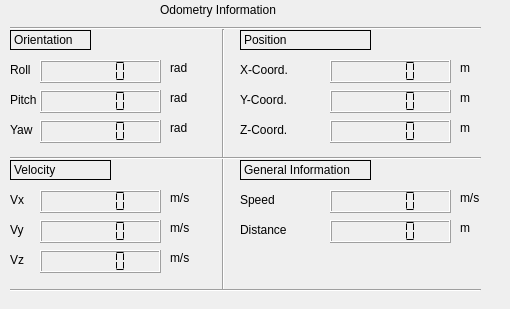
    <widget class="QWidget" name="tab_2">
     <attribute name="title">
      <string>Tab 2</string>
     </attribute>
     <widget class="QLabel" name="label_59">
      <property name="geometry">
       <rect>
        <x>10</x>
        <y>190</y>
        <width>21</width>
        <height>20</height>
       </rect>
      </property>
      <property name="text">
       <string>Vx</string>
      </property>
     </widget>
     <widget class="QLabel" name="label_60">
      <property name="geometry">
       <rect>
        <x>10</x>
        <y>160</y>
        <width>101</width>
        <height>20</height>
       </rect>
      </property>
      <property name="frameShape">
       <enum>QFrame::Box</enum>
      </property>
      <property name="midLineWidth">
       <number>0</number>
      </property>
      <property name="text">
       <string>Velocity</string>
      </property>
     </widget>
     <widget class="QLabel" name="label_61">
      <property name="geometry">
       <rect>
        <x>10</x>
        <y>120</y>
        <width>31</width>
        <height>20</height>
       </rect>
      </property>
      <property name="text">
       <string>Yaw</string>
      </property>
     </widget>
     <widget class="Line" name="line_11">
      <property name="geometry">
       <rect>
        <x>213</x>
        <y>29</y>
        <width>20</width>
        <height>261</height>
       </rect>
      </property>
      <property name="orientation">
       <enum>Qt::Vertical</enum>
      </property>
     </widget>
     <widget class="QLabel" name="label_62">
      <property name="geometry">
       <rect>
        <x>160</x>
        <y>0</y>
        <width>141</width>
        <height>20</height>
       </rect>
      </property>
      <property name="text">
       <string>Odometry Information</string>
      </property>
     </widget>
     <widget class="Line" name="line_13">
      <property name="geometry">
       <rect>
        <x>220</x>
        <y>20</y>
        <width>261</width>
        <height>16</height>
       </rect>
      </property>
      <property name="orientation">
       <enum>Qt::Horizontal</enum>
      </property>
     </widget>
     <widget class="QLabel" name="label_64">
      <property name="geometry">
       <rect>
        <x>460</x>
        <y>60</y>
        <width>41</width>
        <height>16</height>
       </rect>
      </property>
      <property name="text">
       <string>m</string>
      </property>
     </widget>
     <widget class="Line" name="line_14">
      <property name="geometry">
       <rect>
        <x>220</x>
        <y>150</y>
        <width>261</width>
        <height>16</height>
       </rect>
      </property>
      <property name="orientation">
       <enum>Qt::Horizontal</enum>
      </property>
     </widget>
     <widget class="QLCDNumber" name="odom_distance">
      <property name="geometry">
       <rect>
        <x>330</x>
        <y>220</y>
        <width>121</width>
        <height>23</height>
       </rect>
      </property>
      <property name="font">
       <font>
        <weight>75</weight>
        <bold>true</bold>
        <strikeout>false</strikeout>
        <kerning>true</kerning>
       </font>
      </property>
      <property name="segmentStyle">
       <enum>QLCDNumber::Flat</enum>
      </property>
     </widget>
     <widget class="Line" name="line_15">
      <property name="geometry">
       <rect>
        <x>10</x>
        <y>18</y>
        <width>211</width>
        <height>20</height>
       </rect>
      </property>
      <property name="orientation">
       <enum>Qt::Horizontal</enum>
      </property>
     </widget>
     <widget class="QLCDNumber" name="odom_sped">
      <property name="geometry">
       <rect>
        <x>330</x>
        <y>190</y>
        <width>121</width>
        <height>23</height>
       </rect>
      </property>
      <property name="font">
       <font>
        <weight>75</weight>
        <bold>true</bold>
        <strikeout>false</strikeout>
        <kerning>true</kerning>
       </font>
      </property>
      <property name="segmentStyle">
       <enum>QLCDNumber::Flat</enum>
      </property>
     </widget>
     <widget class="QLabel" name="label_67">
      <property name="geometry">
       <rect>
        <x>170</x>
        <y>190</y>
        <width>41</width>
        <height>16</height>
       </rect>
      </property>
      <property name="text">
       <string>m/s</string>
      </property>
     </widget>
     <widget class="QLabel" name="label_68">
      <property name="geometry">
       <rect>
        <x>240</x>
        <y>120</y>
        <width>81</width>
        <height>20</height>
       </rect>
      </property>
      <property name="text">
       <string>Z-Coord.</string>
      </property>
     </widget>
     <widget class="QLabel" name="label_70">
      <property name="geometry">
       <rect>
        <x>10</x>
        <y>220</y>
        <width>21</width>
        <height>20</height>
       </rect>
      </property>
      <property name="text">
       <string>Vy</string>
      </property>
     </widget>
     <widget class="QLCDNumber" name="odom_vx">
      <property name="geometry">
       <rect>
        <x>40</x>
        <y>190</y>
        <width>121</width>
        <height>23</height>
       </rect>
      </property>
      <property name="font">
       <font>
        <weight>75</weight>
        <bold>true</bold>
        <strikeout>false</strikeout>
        <kerning>true</kerning>
       </font>
      </property>
      <property name="segmentStyle">
       <enum>QLCDNumber::Flat</enum>
      </property>
     </widget>
     <widget class="QLCDNumber" name="odom_yaw">
      <property name="geometry">
       <rect>
        <x>40</x>
        <y>120</y>
        <width>121</width>
        <height>23</height>
       </rect>
      </property>
      <property name="font">
       <font>
        <weight>75</weight>
        <bold>true</bold>
        <strikeout>false</strikeout>
        <kerning>true</kerning>
       </font>
      </property>
      <property name="segmentStyle">
       <enum>QLCDNumber::Flat</enum>
      </property>
     </widget>
     <widget class="QLCDNumber" name="odom_z">
      <property name="geometry">
       <rect>
        <x>330</x>
        <y>120</y>
        <width>121</width>
        <height>23</height>
       </rect>
      </property>
      <property name="font">
       <font>
        <weight>75</weight>
        <bold>true</bold>
        <strikeout>false</strikeout>
        <kerning>true</kerning>
       </font>
      </property>
      <property name="segmentStyle">
       <enum>QLCDNumber::Flat</enum>
      </property>
     </widget>
     <widget class="Line" name="line_17">
      <property name="geometry">
       <rect>
        <x>10</x>
        <y>148</y>
        <width>211</width>
        <height>20</height>
       </rect>
      </property>
      <property name="orientation">
       <enum>Qt::Horizontal</enum>
      </property>
     </widget>
     <widget class="QLabel" name="label_76">
      <property name="geometry">
       <rect>
        <x>170</x>
        <y>60</y>
        <width>41</width>
        <height>16</height>
       </rect>
      </property>
      <property name="text">
       <string>rad</string>
      </property>
     </widget>
     <widget class="QLCDNumber" name="odom_roll">
      <property name="geometry">
       <rect>
        <x>40</x>
        <y>60</y>
        <width>121</width>
        <height>23</height>
       </rect>
      </property>
      <property name="font">
       <font>
        <weight>75</weight>
        <bold>true</bold>
        <strikeout>false</strikeout>
        <kerning>true</kerning>
       </font>
      </property>
      <property name="segmentStyle">
       <enum>QLCDNumber::Flat</enum>
      </property>
     </widget>
     <widget class="QLabel" name="label_78">
      <property name="geometry">
       <rect>
        <x>240</x>
        <y>190</y>
        <width>91</width>
        <height>20</height>
       </rect>
      </property>
      <property name="text">
       <string>Speed</string>
      </property>
     </widget>
     <widget class="QLabel" name="label_80">
      <property name="geometry">
       <rect>
        <x>240</x>
        <y>160</y>
        <width>131</width>
        <height>20</height>
       </rect>
      </property>
      <property name="frameShape">
       <enum>QFrame::Box</enum>
      </property>
      <property name="midLineWidth">
       <number>0</number>
      </property>
      <property name="text">
       <string>General Information</string>
      </property>
     </widget>
     <widget class="QLabel" name="label_81">
      <property name="geometry">
       <rect>
        <x>460</x>
        <y>220</y>
        <width>16</width>
        <height>16</height>
       </rect>
      </property>
      <property name="text">
       <string>m</string>
      </property>
     </widget>
     <widget class="QLabel" name="label_82">
      <property name="geometry">
       <rect>
        <x>10</x>
        <y>60</y>
        <width>31</width>
        <height>20</height>
       </rect>
      </property>
      <property name="text">
       <string>Roll</string>
      </property>
     </widget>
     <widget class="QLabel" name="label_83">
      <property name="geometry">
       <rect>
        <x>240</x>
        <y>90</y>
        <width>81</width>
        <height>20</height>
       </rect>
      </property>
      <property name="text">
       <string>Y-Coord.</string>
      </property>
     </widget>
     <widget class="QLabel" name="label_84">
      <property name="geometry">
       <rect>
        <x>10</x>
        <y>30</y>
        <width>81</width>
        <height>20</height>
       </rect>
      </property>
      <property name="frameShape">
       <enum>QFrame::Box</enum>
      </property>
      <property name="midLineWidth">
       <number>0</number>
      </property>
      <property name="text">
       <string>Orientation</string>
      </property>
     </widget>
     <widget class="QLCDNumber" name="odom_pitch">
      <property name="geometry">
       <rect>
        <x>40</x>
        <y>90</y>
        <width>121</width>
        <height>23</height>
       </rect>
      </property>
      <property name="font">
       <font>
        <weight>75</weight>
        <bold>true</bold>
        <strikeout>false</strikeout>
        <kerning>true</kerning>
       </font>
      </property>
      <property name="segmentStyle">
       <enum>QLCDNumber::Flat</enum>
      </property>
     </widget>
     <widget class="QLabel" name="label_86">
      <property name="geometry">
       <rect>
        <x>240</x>
        <y>30</y>
        <width>131</width>
        <height>20</height>
       </rect>
      </property>
      <property name="frameShape">
       <enum>QFrame::Box</enum>
      </property>
      <property name="midLineWidth">
       <number>0</number>
      </property>
      <property name="text">
       <string>Position</string>
      </property>
     </widget>
     <widget class="QLCDNumber" name="odom_vy">
      <property name="geometry">
       <rect>
        <x>40</x>
        <y>220</y>
        <width>121</width>
        <height>23</height>
       </rect>
      </property>
      <property name="font">
       <font>
        <weight>75</weight>
        <bold>true</bold>
        <strikeout>false</strikeout>
        <kerning>true</kerning>
       </font>
      </property>
      <property name="segmentStyle">
       <enum>QLCDNumber::Flat</enum>
      </property>
     </widget>
     <widget class="QLCDNumber" name="odom_vz">
      <property name="geometry">
       <rect>
        <x>40</x>
        <y>250</y>
        <width>121</width>
        <height>23</height>
       </rect>
      </property>
      <property name="font">
       <font>
        <weight>75</weight>
        <bold>true</bold>
        <strikeout>false</strikeout>
        <kerning>true</kerning>
       </font>
      </property>
      <property name="segmentStyle">
       <enum>QLCDNumber::Flat</enum>
      </property>
     </widget>
     <widget class="QLabel" name="label_88">
      <property name="geometry">
       <rect>
        <x>170</x>
        <y>120</y>
        <width>41</width>
        <height>16</height>
       </rect>
      </property>
      <property name="text">
       <string>rad</string>
      </property>
     </widget>
     <widget class="QLabel" name="label_89">
      <property name="geometry">
       <rect>
        <x>460</x>
        <y>190</y>
        <width>21</width>
        <height>16</height>
       </rect>
      </property>
      <property name="text">
       <string>m/s</string>
      </property>
     </widget>
     <widget class="QLabel" name="label_90">
      <property name="geometry">
       <rect>
        <x>170</x>
        <y>90</y>
        <width>41</width>
        <height>16</height>
       </rect>
      </property>
      <property name="text">
       <string>rad</string>
      </property>
     </widget>
     <widget class="QLabel" name="label_91">
      <property name="geometry">
       <rect>
        <x>10</x>
        <y>90</y>
        <width>31</width>
        <height>20</height>
       </rect>
      </property>
      <property name="text">
       <string>Pitch</string>
      </property>
     </widget>
     <widget class="QLabel" name="label_93">
      <property name="geometry">
       <rect>
        <x>170</x>
        <y>250</y>
        <width>41</width>
        <height>16</height>
       </rect>
      </property>
      <property name="text">
       <string>m/s</string>
      </property>
     </widget>
     <widget class="QLabel" name="label_94">
      <property name="geometry">
       <rect>
        <x>170</x>
        <y>220</y>
        <width>41</width>
        <height>16</height>
       </rect>
      </property>
      <property name="text">
       <string>m/s</string>
      </property>
     </widget>
     <widget class="QLCDNumber" name="odom_y">
      <property name="geometry">
       <rect>
        <x>330</x>
        <y>90</y>
        <width>121</width>
        <height>23</height>
       </rect>
      </property>
      <property name="font">
       <font>
        <weight>75</weight>
        <bold>true</bold>
        <strikeout>false</strikeout>
        <kerning>true</kerning>
       </font>
      </property>
      <property name="segmentStyle">
       <enum>QLCDNumber::Flat</enum>
      </property>
     </widget>
     <widget class="QLabel" name="label_95">
      <property name="geometry">
       <rect>
        <x>240</x>
        <y>220</y>
        <width>91</width>
        <height>20</height>
       </rect>
      </property>
      <property name="text">
       <string>Distance</string>
      </property>
     </widget>
     <widget class="QLabel" name="label_96">
      <property name="geometry">
       <rect>
        <x>10</x>
        <y>250</y>
        <width>21</width>
        <height>20</height>
       </rect>
      </property>
      <property name="text">
       <string>Vz</string>
      </property>
     </widget>
     <widget class="QLabel" name="label_97">
      <property name="geometry">
       <rect>
        <x>240</x>
        <y>60</y>
        <width>81</width>
        <height>20</height>
       </rect>
      </property>
      <property name="text">
       <string>X-Coord.</string>
      </property>
     </widget>
     <widget class="QLCDNumber" name="odom_x">
      <property name="geometry">
       <rect>
        <x>330</x>
        <y>60</y>
        <width>121</width>
        <height>23</height>
       </rect>
      </property>
      <property name="font">
       <font>
        <weight>75</weight>
        <bold>true</bold>
        <strikeout>false</strikeout>
        <kerning>true</kerning>
       </font>
      </property>
      <property name="segmentStyle">
       <enum>QLCDNumber::Flat</enum>
      </property>
     </widget>
     <widget class="QLabel" name="label_98">
      <property name="geometry">
       <rect>
        <x>460</x>
        <y>90</y>
        <width>41</width>
        <height>16</height>
       </rect>
      </property>
      <property name="text">
       <string>m</string>
      </property>
     </widget>
     <widget class="QLabel" name="label_99">
      <property name="geometry">
       <rect>
        <x>460</x>
        <y>120</y>
        <width>41</width>
        <height>16</height>
       </rect>
      </property>
      <property name="text">
       <string>m</string>
      </property>
     </widget>
     <widget class="Line" name="line_18">
      <property name="geometry">
       <rect>
        <x>10</x>
        <y>280</y>
        <width>471</width>
        <height>20</height>
       </rect>
      </property>
      <property name="orientation">
       <enum>Qt::Horizontal</enum>
      </property>
     </widget>
    </widget>
